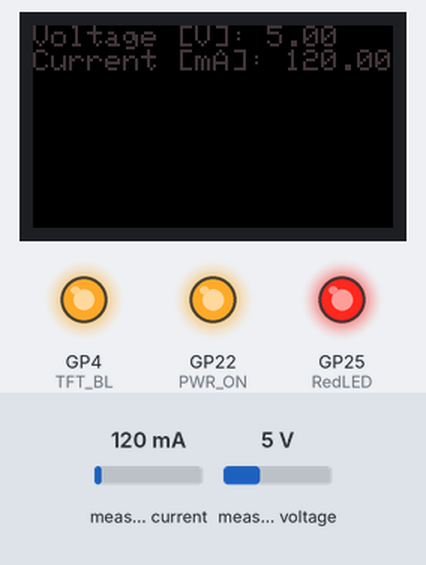
Bench run of a sketch on a simulated Raspberry Pi Pico. On the bench: 240×135 colour display, output pins drawn as LEDs (lit = HIGH). Inputs (shaded band) come from the test bench; at power-on: measured current 120 mA, measured voltage 5 V. Random numbers use the default seed unless the sketch sets one; what the sketch prints to the serial monitor is not drawn.

Above: at 3.1 s.
3.2 s: measured current set to 40 mA
At 4.2 s:
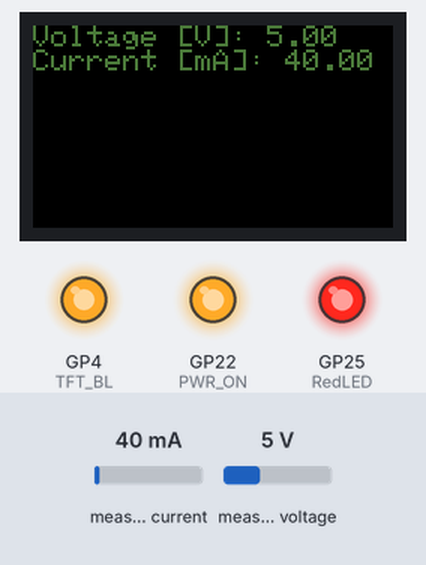
6.7 s: measured voltage set to 0.3 V
At 8.9 s:
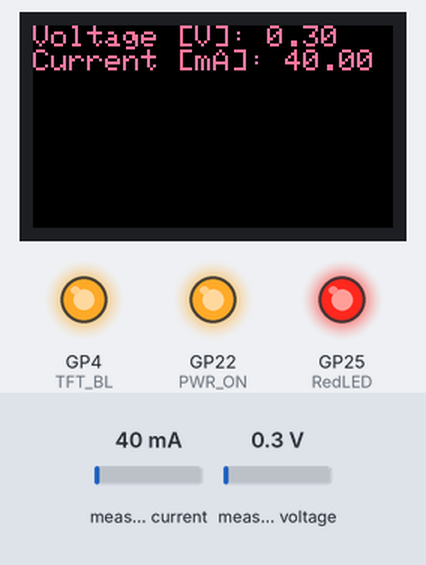
10.2 s: measured current set to 500 mA
At 12.1 s:
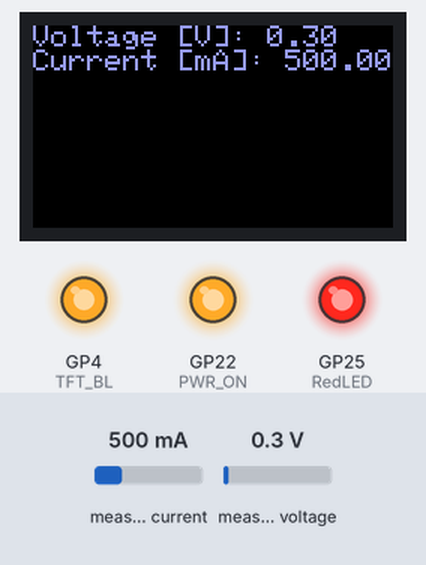
13.7 s: measured voltage set to 3.8 V
At 15.3 s:
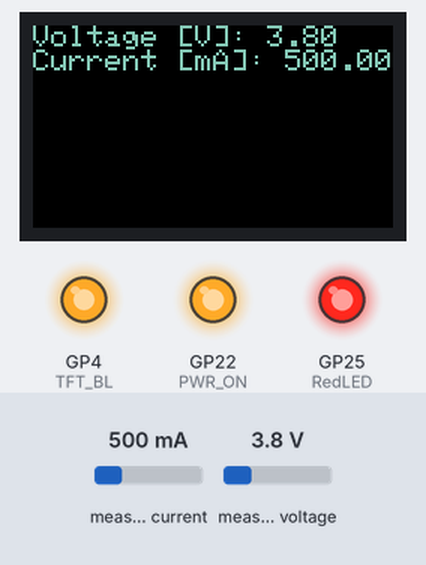
Timing chart, 0 to 16.8 s (numbered marks = the images above; inputs shaded):
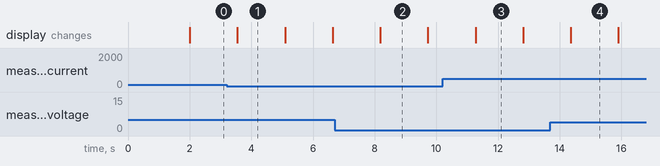

The sketch:

INA226-RP2040.ino
```cpp
#include <TFT_eSPI.h> //tested with v2.4.78 from https://github.com/Xinyuan-LilyGO/LILYGO-T-display-RP2040
#include <stdio.h>
#include "pico/stdlib.h"
#include <Arduino.h>
#include "hardware/gpio.h"
#include <Wire.h>
#include <INA226_WE.h>

/*
#define TFT_MISO -1
#define TFT_MOSI 3
#define TFT_SCLK 2
#define TFT_CS 5  // Chip select control pin
#define TFT_DC 1  // Data Command control pin
#define TFT_RST 0 // Reset pin (could connect to RST pin) */
#define TFT_BL 4
#define PWR_ON 22
#define BOTTON1 6
#define BOTTON2 7
#define RedLED 25
#define BatVol 26
#define I2C_SDA 12
#define I2C_SCL 13
#define I2C_INA_ADDRESS 0x40


#define dark()                   \
  for (int i = 0xff; i > 0; i--) \
  {                              \
    delay(5);                    \
    analogWrite(TFT_BL, i);      \
  }                              \
  digitalWrite(RedLED, !digitalRead(RedLED));

#define light()                  \
  for (int i = 0; i < 0xff; i++) \
  {                              \
    delay(5);                    \
    analogWrite(TFT_BL, i);      \
  }                              \
  digitalWrite(RedLED, !digitalRead(RedLED));

TFT_eSPI tft = TFT_eSPI();

/* There are several ways to create your INA226 object:
 * INA226_WE ina226 = INA226_WE(); -> uses I2C Address = 0x40 / Wire
 * INA226_WE ina226 = INA226_WE(I2C_INA_ADDRESS);
 * INA226_WE ina226 = INA226_WE(&Wire); -> uses I2C_INA_ADDRESS = 0x40, pass any Wire Object
 * INA226_WE ina226 = INA226_WE(&Wire, I2C_INA_ADDRESS);
 */
INA226_WE ina = INA226_WE(&Wire);

void setup()
{
  pinMode(PWR_ON, OUTPUT);
  digitalWrite(PWR_ON, 1);
  pinMode(BatVol, INPUT);
  pinMode(TFT_BL, OUTPUT);
  pinMode(RedLED, OUTPUT);
  digitalWrite(TFT_BL, 0);
  analogWrite(TFT_BL, 0);

  Serial.begin(115200);
  tft.init();
  tft.setRotation(1);
  tft.setTextSize(2);
  tft.setSwapBytes(true);
  light();
  Serial.println("Hello Pico");

  Serial.println("I2C init: SDA 12 SCL 13");
  Wire.setSDA(I2C_SDA);
  Wire.setSCL(I2C_SCL);
  Wire.begin();
  delay(500);

  Serial.println("Initialize INA226");

  // Default INA226 address is 0x40
  bool success = ina.init();

  // Check if the connection was successful, stop if not
  if(!success)
  {
    Serial.println("Connection error");
    while(1);
  }

  // Configure INA226
  ina.setResistorRange(0.002,20.0);

  ina.waitUntilConversionCompleted();
  Serial.println("-----------------------------------------------");
  tft.fillScreen(TFT_BLACK);
}

void loop()
{

  float shuntVoltage_mV = 0.0;
  float busVoltage_V = 0.0;
  float current_mA = 0.0;
  float power_mW = 0.0;

  ina.readAndClearFlags();
  shuntVoltage_mV = ina.getShuntVoltage_mV();
  busVoltage_V = ina.getBusVoltage_V();
  current_mA = ina.getCurrent_mA();
  power_mW = ina.getBusPower();

  Serial.print("Shunt Voltage [mV]: "); Serial.println(shuntVoltage_mV);
  Serial.print("Bus Voltage [V]: "); Serial.println(busVoltage_V);
  Serial.print("Current[mA]: "); Serial.println(current_mA);
  Serial.print("Bus Power [mW]: "); Serial.println(power_mW);
  if(!ina.overflow){
    Serial.println("Values OK - no overflow");
  }
  else{
    Serial.println("Overflow! Choose higher current range");
  }
  Serial.println();

  tft.fillScreen(TFT_BLACK);
  tft.setCursor(0, 0);
  tft.setTextColor(random(TFT_WHITE));
  tft.print("Voltage [V]: ");
  tft.print(busVoltage_V);
  tft.println();

  tft.print("Current [mA]: ");
  tft.print(current_mA);

  delay(1500);
}
```

Measured:
- what the display in image 1 shows lasts 1.6 s, from 3.5 s to 5.1 s
